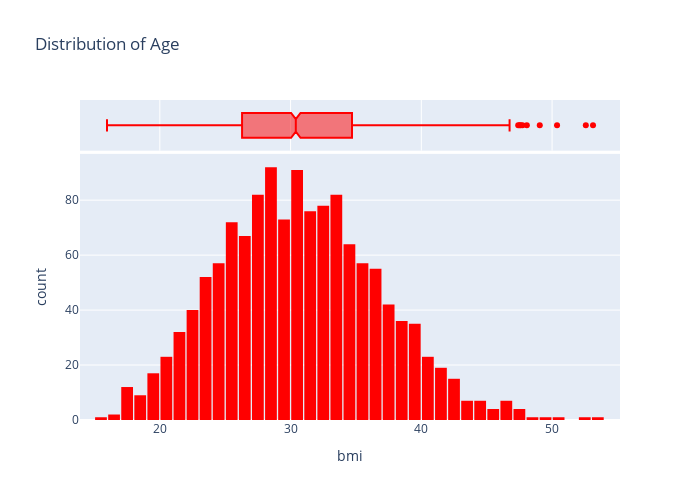

The notebook cell this image was saved under:
### Code cell
fig = px.histogram(medical_df, x='bmi', marginal='box', nbins=47, title='Distribution of Age', color_discrete_sequence=['red'])
fig.update_layout(bargap=0.1, height=500, width=700)
fig.show()

### Figure 1 — Plotly figure (JSON) as saved in the notebook; plotly's stock layout.template omitted (floating-point values rounded to 4 significant figures; data arrays with more than 128 entries replaced by an {"elided": "..."} marker saying what was removed)
{"data": [{"alignmentgroup": "True", "bingroup": "x", "hovertemplate": "bmi=%{x}<br>count=%{y}<extra></extra>", "legendgroup": "", "marker": {"color": "red", "pattern": {"shape": ""}}, "name": "", "nbinsx": 47, "offsetgroup": "", "orientation": "v", "showlegend": false, "type": "histogram", "x": {"elided": "1338 float values"}, "xaxis": "x", "yaxis": "y"}, {"alignmentgroup": "True", "hovertemplate": "bmi=%{x}<extra></extra>", "legendgroup": "", "marker": {"color": "red"}, "name": "", "notched": true, "offsetgroup": "", "showlegend": false, "type": "box", "x": {"elided": "1338 float values"}, "xaxis": "x2", "yaxis": "y2"}], "layout": {"bargap": 0.1, "barmode": "relative", "height": 500, "legend": {"tracegroupgap": 0}, "title": {"text": "Distribution of Age"}, "width": 700, "xaxis": {"anchor": "y", "autorange": true, "domain": [0, 1], "range": [13.9, 55.2], "title": {"text": "bmi"}, "type": "linear"}, "xaxis2": {"anchor": "y2", "autorange": true, "domain": [0, 1], "matches": "x", "range": [13.9, 55.2], "showgrid": true, "showticklabels": false, "type": "linear"}, "yaxis": {"anchor": "x", "autorange": true, "domain": [0, 0.8316], "range": [0, 96.84], "title": {"text": "count"}}, "yaxis2": {"anchor": "x2", "autorange": true, "domain": [0.8416, 1], "matches": "y2", "range": [-0.5, 0.5], "showgrid": false, "showline": false, "showticklabels": false, "ticks": "", "type": "category"}}}
